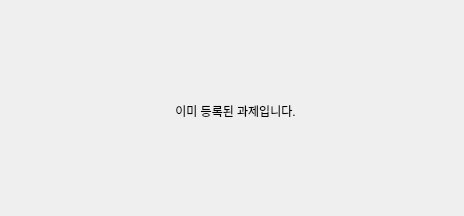
<?xml version="1.0" encoding="UTF-8"?>
<ui version="4.0">
 <class>Dialog</class>
 <widget class="QDialog" name="Dialog">
  <property name="geometry">
   <rect>
    <x>0</x>
    <y>0</y>
    <width>464</width>
    <height>216</height>
   </rect>
  </property>
  <property name="windowTitle">
   <string>Dialog</string>
  </property>
  <widget class="QLabel" name="label">
   <property name="geometry">
    <rect>
     <x>70</x>
     <y>50</y>
     <width>331</width>
     <height>121</height>
    </rect>
   </property>
   <property name="styleSheet">
    <string notr="true">font: 75 14pt &quot;G마켓 산스 TTF Bold&quot;;</string>
   </property>
   <property name="text">
    <string>이미 등록된 과제입니다.</string>
   </property>
   <property name="alignment">
    <set>Qt::AlignCenter</set>
   </property>
  </widget>
 </widget>
 <resources/>
 <connections/>
</ui>
